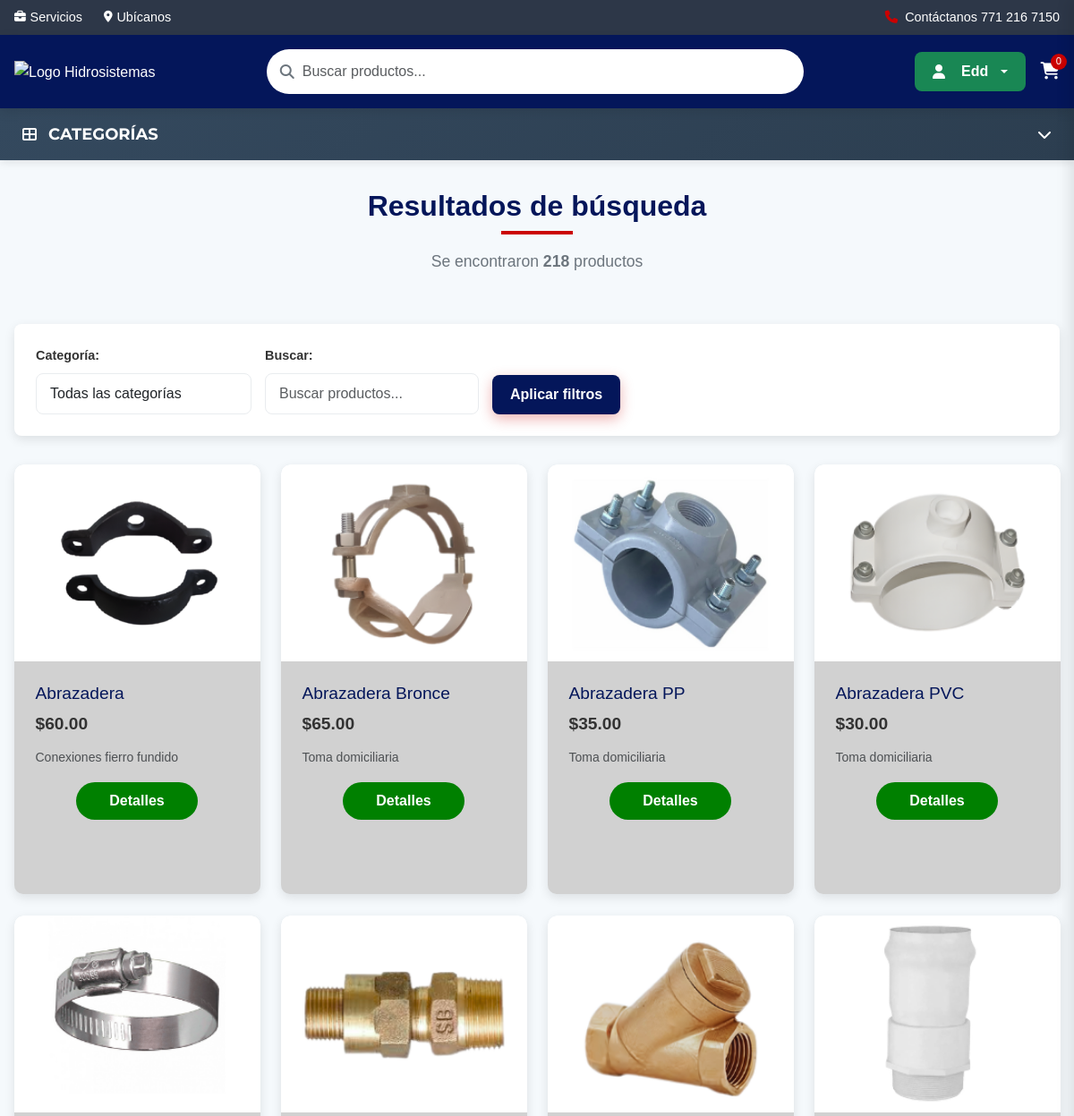
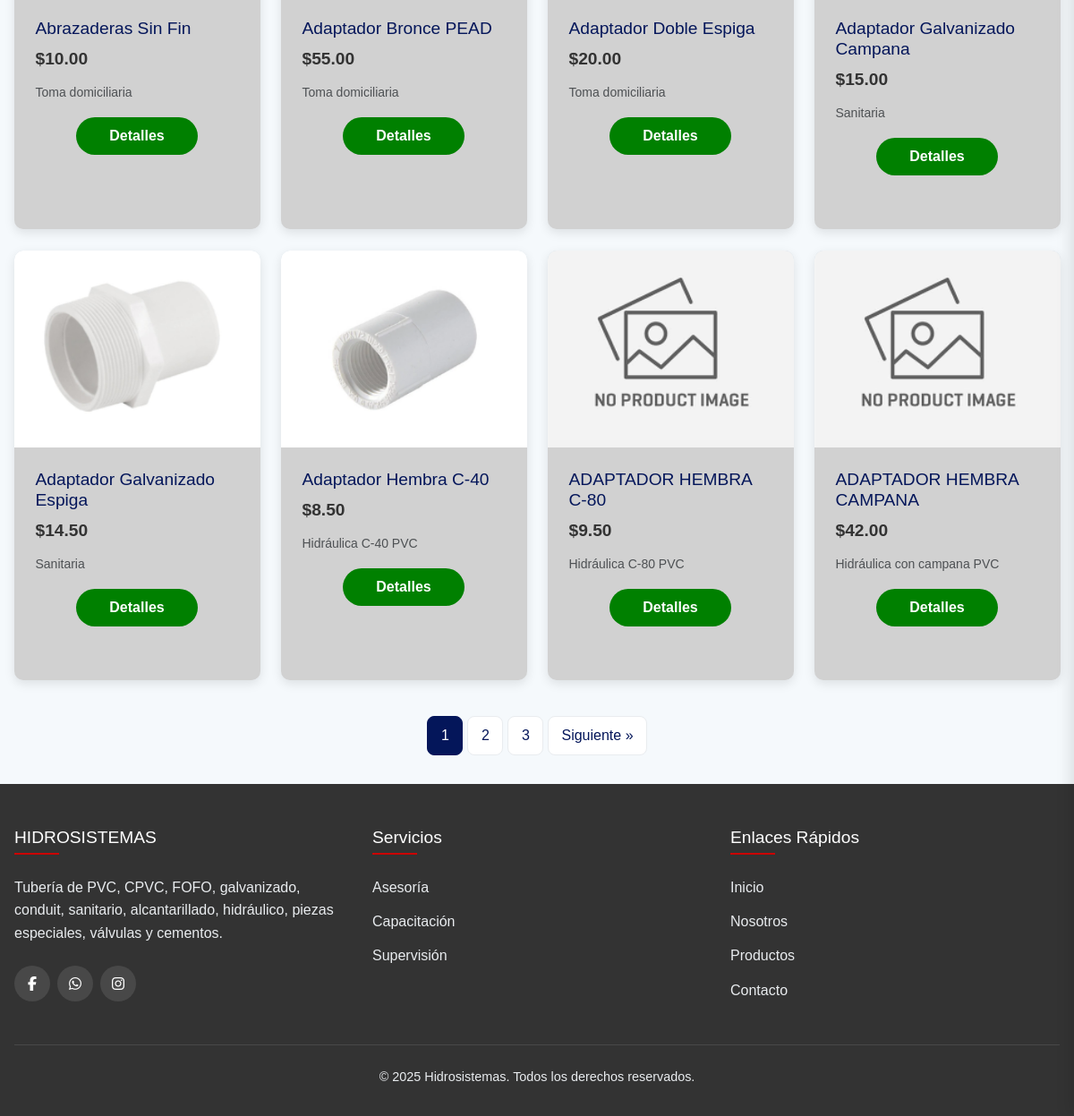
/busqueda.php (signed in), run on the app's committed database (2 pictures, top to bottom).
### tables this page shows
CREATE TABLE `productos` (
  `id` int(11) NOT NULL,
  `nombre` varchar(255) NOT NULL,
  `descripcion` text DEFAULT NULL,
  `tabla_med` text DEFAULT NULL,
  `especificaciones` text DEFAULT NULL,
  `precio` decimal(10,2) NOT NULL,
  `stock` int(11) DEFAULT 0,
  `imagen` varchar(255) DEFAULT NULL,
  `categoria_id` int(11) NOT NULL,
  `requiere_medidas` tinyint(1) DEFAULT 0,
  `activo` tinyint(1) DEFAULT 1,
  `created_at` timestamp NOT NULL DEFAULT current_timestamp(),
  `updated_at` timestamp NOT NULL DEFAULT current_timestamp() ON UPDATE current_timestamp(),
  `descuento` tinyint(3) DEFAULT NULL,
  `Recomendaciones_id` int(11) DEFAULT NULL
);

CREATE TABLE `categorias` (
  `id` int(11) NOT NULL,
  `nombre` varchar(255) NOT NULL,
  `slug` varchar(255) DEFAULT NULL,
  `descripcion` text DEFAULT NULL,
  `activo` tinyint(1) DEFAULT 1,
  `created_at` timestamp NOT NULL DEFAULT current_timestamp(),
  `color_fondo` varchar(7) DEFAULT '#FFFFFF',
  `texto_color` varchar(7) DEFAULT '#000000',
  `boton_primario` varchar(7) DEFAULT '#007bff',
  `boton_secundario` varchar(7) DEFAULT '#6c757d',
  `color_titulo` text DEFAULT NULL
);

### busqueda.php (the view, shortened to what this page needs)
<?php
$db = new Database();
$con = $db->conectar();
$busqueda = isset($_GET['q']) ? trim($_GET['q']) : '';
$categoria_filtro = isset($_GET['categoria']) ? (int)$_GET['categoria'] : 0;
$pagina = isset($_GET['pagina']) ? (int)$_GET['pagina'] : 1;
$productos_por_pagina = 12;
$offset = ($pagina > 0) ? ($pagina - 1) * $productos_por_pagina : 0;
$sql = "SELECT SQL_CALC_FOUND_ROWS p.id, p.nombre, p.precio, p.descuento, p.categoria_id, c.nombre AS categoria_nombre
        FROM productos p
        INNER JOIN categorias c ON p.categoria_id = c.id
        WHERE p.activo = 1";
$params = [];
$sql .= " ORDER BY p.nombre ASC LIMIT :limite OFFSET :offset";
$params[':limite'] = $productos_por_pagina;
$params[':offset'] = $offset;
$stmt = $con->prepare($sql);
foreach ($params as $key => $value) {
    if ($key === ':limite' || $key === ':offset') {
        $stmt->bindValue($key, $value, PDO::PARAM_INT);
    } else {
        $stmt->bindValue($key, $value, PDO::PARAM_STR);
    }
}
$stmt->execute();
$productos = $stmt->fetchAll(PDO::FETCH_ASSOC);
$totalStmt = $con->query("SELECT FOUND_ROWS() as total");
$total = (int)$totalStmt->fetch()['total'];
$total_paginas = ceil($total / $productos_por_pagina);
?>
<!DOCTYPE html>
<html lang="es">
<head>
    <link rel="stylesheet" href="https://cdnjs.cloudflare.com/ajax/libs/font-awesome/6.5.0/css/all.min.css">
    <link href="https://cdn.jsdelivr.net/npm/bootstrap@5.3.2/dist/css/bootstrap.min.css" rel="stylesheet">
    <link rel="stylesheet" href="styles.css">
</head>
<body>
    <?php include 'menu.php'; ?>
    <section class="search-page">
        <div class="container-products">
            <div class="page-header">
                <h2 class="section-title">Resultados de búsqueda</h2>
                <?php if ($total > 0): ?>
                    <div class="results-count">
                        Se encontraron <strong><?php echo $total; ?></strong> producto<?php echo $total !== 1 ? 's' : ''; ?>
                    </div>
                <?php endif; ?>
            </div>
            <div class="filters-bar">
                <form method="GET" class="filter-form">
                    <div class="filter-group">
                        <label for="categoria">Categoría:</label>
                        <select name="categoria" id="categoria" class="form-select">
                            <option value="">Todas las categorías</option>
                        </select>
                    </div>
                    <div class="filter-group">
                        <label for="busqueda">Buscar:</label>
                        <input type="text" name="q" id="busqueda" placeholder="Buscar productos..." value="<?php echo htmlspecialchars($busqueda); ?>" class="form-control">
                    </div>
                    <div class="filter-group">
                        <button type="submit" class="btn btn-primary">Aplicar filtros</button>
                    </div>
                </form>
            </div>
            <?php if (empty($productos)): ?>
                <div class="no-results">
                    <i class="fas fa-search fa-3x mb-3"></i>
                    <p>No se encontraron productos que coincidan con tu búsqueda.</p>
                    <div class="suggestions">
                        <p>Sugerencias:</p>
                        <ul>
                            <li>Revisa la ortografía de las palabras</li>
                            <li>Utiliza términos más generales</li>
                            <li>Prueba con otras categorías</li>
                        </ul>
                    </div>
                </div>
            <?php else: ?>
                <div class="product-grid">
                    <?php foreach ($productos as $row):
                        $precio = (float)$row['precio'];
                        $descuento = (float)$row['descuento'];
                        $precio_final = $descuento > 0 ? $precio - (($precio * $descuento) / 100) : $precio;
                        $id = $row['id'];
                        $categoria_id = $row['categoria_id'];
                        $imagen = "Imagenes/productos/{$categoria_id}/{$id}.PNG";
                        if (!file_exists($_SERVER['DOCUMENT_ROOT'] . '/' . $imagen)) {
                            $imagen = "Imagenes/default.png";
                        }
                        $token = hash_hmac('sha1', $id, KEY_TOKEN);
                    ?>
                    <div class="product-card">
                        <div class="product-img">
                            <img src="<?php echo $imagen; ?>" alt="<?php echo htmlspecialchars($row['nombre']); ?>">
                        </div>
                        <div class="product-content">
                            <div class="product-info">
                                <h3><?php echo htmlspecialchars($row['nombre']); ?></h3>
                                <p class="product-price-index">
                                    $<?php echo number_format($precio_final, 2); ?>
                                </p>
                                <small class="text-muted"><?php echo htmlspecialchars($row['categoria_nombre']); ?></small>
                            </div>
                            <div class="btn-action">
                                <a href="details.php?id=<?php echo $id; ?>&categoria_id=<?php echo $categoria_id; ?>&token=<?php echo $token; ?>" class="btn-det">Detalles</a>
                            </div>
                        </div>
                    </div>
                    <?php endforeach; ?>
                </div>
                <?php if ($total_paginas > 1): ?>
                    <nav class="pagination">
                        <?php for ($i = max(1, $pagina - 2); $i <= min($total_paginas, $pagina + 2); $i++): ?>
                            <a href="?<?php echo http_build_query(array_merge(['q' => $busqueda, 'categoria' => $categoria_filtro, 'pagina' => $i])); ?>"
                               class="<?php echo ($i == $pagina) ? 'active' : ''; ?>">
                                <?php echo $i; ?>
                            </a>
                        <?php endfor; ?>
                        <?php if ($pagina < $total_paginas): ?>
                            <a href="?<?php echo http_build_query(array_merge(['q' => $busqueda, 'categoria' => $categoria_filtro, 'pagina' => $pagina + 1])); ?>">
                                Siguiente &raquo;
                            </a>
                        <?php endif; ?>
                    </nav>
                <?php endif; ?>
            <?php endif; ?>
        </div>
    </section>
    <footer id="contacto">
        <div class="container">
            <div class="footer-grid">
                <div class="footer-col">
                    <h4>HIDROSISTEMAS</h4>
                    <p>Tubería de PVC, CPVC, FOFO, galvanizado, conduit, sanitario, alcantarillado, hidráulico, piezas especiales, válvulas y cementos.</p>
                    <div class="social-links">
                        <a href="https://www.facebook.com/HidrosistemasHGO/?fref=ts" target="_blank"><i class="fab fa-facebook-f"></i></a>
                        <a href="https://api.whatsapp.com/send/?phone=527712167150&text&type=phone_number&app_absent=0" target="_blank"><i class="fab fa-whatsapp"></i></a>
                        <a href="https://www.instagram.com/hidrosistemas_mx?igsh=MXZ6YmsydjgxZmN6NA==" target="_blank"><i class="fab fa-instagram"></i></a>
                    </div>
                </div>
                <div class="footer-col">
                    <h4>Servicios</h4>
                    <ul>
                        <li><a href="asesoria.html">Asesoría</a></li>
                        <li><a href="capacitacion.html">Capacitación</a></li>
                        <li><a href="supervision.html">Supervisión</a></li>
                    </ul>
                </div>
                <div class="footer-col">
                    <h4>Enlaces Rápidos</h4>
                    <ul>
                        <li><a href="index.html">Inicio</a></li>
                        <li><a href="Nosotros.html">Nosotros</a></li>
                        <li><a href="productos.html">Productos</a></li>
                        <li><a href="#contacto">Contacto</a></li>
                    </ul>
                </div>
            </div>
            <div class="copyright">
                <p>&copy; 2025 Hidrosistemas. Todos los derechos reservados.</p>
            </div>
        </div>
    </footer>
</body>
</html>

### styles.css (style rules this page uses)
:root { --primary: #04165a; --accent: #CB0000; --light: #f5f9fc; --dark: #333333; --gray: #6c757d; --green: #1db954; --light-gray: #e9ecef; --white: #ffffff; --shadow: 0 4px 12px rgba(0, 0, 0, 0.1); --transition: all 0.3s ease; --border-radius: 8px; --box-shadow: 0 5px 15px rgba(0, 0, 0, 0.1); }
* { margin: 0; padding: 0; box-sizing: border-box; }
body { font-family: "Saira Semi Condensed", sans-serif; line-height: 1.6; color: var(--dark); background-color: white; overflow-x: hidden; }
.container { max-width: 1200px; margin: 0 auto; padding: 0 1rem; }
.btn { padding: 12px 25px; border-radius: 8px; text-decoration: none; font-weight: 600; transition: all 0.4s ease; display: inline-flex; align-items: center; gap: 10px; font-size: 1rem; }
.btn-primary { background: var(--accent); color: white; box-shadow: 0 5px 15px rgba(203, 0, 0, 0.3); }
ul { padding-left: 0rem; }
.btn-primary { background-color: green; border-color: green; padding: 12px 25px; font-weight: 600; transition: all 0.3s; }
.section-title { text-align: center; margin-bottom: 2rem; position: relative; font-size: 2.5rem; color: var(--primary); font-weight: bold; }
.section-title:after { content: ''; display: block; width: 80px; height: 4px; background: var(--accent); margin: 0.5rem auto; }
.product-grid { display: grid; grid-template-columns: repeat(auto-fit, minmax(250px, 1fr)); gap: 1.5rem; justify-items: center; }
.product-card { background: #d1d1d1; border-radius: 10px; overflow: hidden; box-shadow: var(--shadow); transition: var(--transition); width: 275px; height: 480px; }
.product-img { height: 200px; background-color: #e3f2fd; display: flex; align-items: center; justify-content: center; color: var(--primary); font-size: 2rem; }
.product-content { padding: 1.5rem; }
.product-info { margin-bottom: 1rem; }
.product-content h3 { margin-bottom: 0.5rem; color: var(--primary); font-size: 1.2rem; }
.product-price-index { font-weight: bold; color: var(--dark); font-size: 1.2rem; margin: 0.5rem 0; }
.btn-det { width: 60%; padding: 8px; border: none; background: green; color: white; text-align: center; font-weight: bold; border-radius: 30px; cursor: pointer; transition: var(--transition); }
.btn-action { display: flex; justify-content: center; width: 100%; }
.product-img { width: 100%; height: 220px; overflow: hidden; position: relative; }
.product-img img { width: 100%; height: 220px; object-fit: cover; transition: transform 0.5s ease; }
footer { background-color: var(--dark); color: var(--light-gray); padding: 3rem 0 1rem; }
.footer-grid { display: grid; grid-template-columns: repeat(auto-fit, minmax(250px, 1fr)); gap: 2rem; margin-bottom: 2rem; }
.footer-col h4 { color: var(--white); margin-bottom: 1.5rem; position: relative; padding-bottom: 0.5rem; font-size: 1.2rem; }
.footer-col h4::after { content: ''; position: absolute; bottom: 0; left: 0; width: 50px; height: 2px; background-color: var(--accent); }
.footer-col ul { list-style: none; }
.footer-col ul li { margin-bottom: 0.8rem; }
.footer-col ul li a { color: var(--light-gray); text-decoration: none; transition: var(--transition); }
.social-links { display: flex; margin-top: 1.5rem; gap: 0.5rem; }
.social-links a { display: flex; align-items: center; justify-content: center; width: 40px; height: 40px; background-color: rgba(255, 255, 255, 0.1); color: var(--white); border-radius: 50%; transition: var(--transition); }
.copyright { text-align: center; padding-top: 1.5rem; border-top: 1px solid rgba(255, 255, 255, 0.1); font-size: 0.9rem; }

### data on the page
productos: shows a picture, nombre "Abrazadera", precio "60.00", categoria.nombre "Conexiones fierro fundido"
productos: shows a picture, nombre "Abrazadera Bronce", precio "65.00", categoria.nombre "Toma domiciliaria"
productos: shows a picture, nombre "Abrazadera PP", precio "35.00", categoria.nombre "Toma domiciliaria"
productos: shows a picture, nombre "Abrazadera PVC", precio "30.00", categoria.nombre "Toma domiciliaria"
productos: shows a picture, nombre "Abrazaderas Sin Fin", precio "10.00", categoria.nombre "Toma domiciliaria"
productos: shows a picture, nombre "Adaptador Bronce PEAD", precio "55.00", categoria.nombre "Toma domiciliaria"
productos: shows a picture, nombre "Adaptador Doble Espiga", precio "20.00", categoria.nombre "Toma domiciliaria"
productos: shows a picture, nombre "Adaptador Galvanizado Campana", precio "15.00", categoria.nombre "Sanitaria"
productos: shows a picture, nombre "Adaptador Galvanizado Espiga", precio "14.50", categoria.nombre "Sanitaria"
productos: shows a picture, nombre "Adaptador Hembra C-40", precio "8.50", categoria.nombre "Hidráulica C-40 PVC"
productos: nombre "ADAPTADOR HEMBRA C-80", precio "9.50", categoria.nombre "Hidráulica C-80 PVC"
productos: nombre "ADAPTADOR HEMBRA CAMPANA", precio "42.00", categoria.nombre "Hidráulica con campana PVC"

### other printed values
$_SESSION['user_name'] "Edd"
$total "218"
